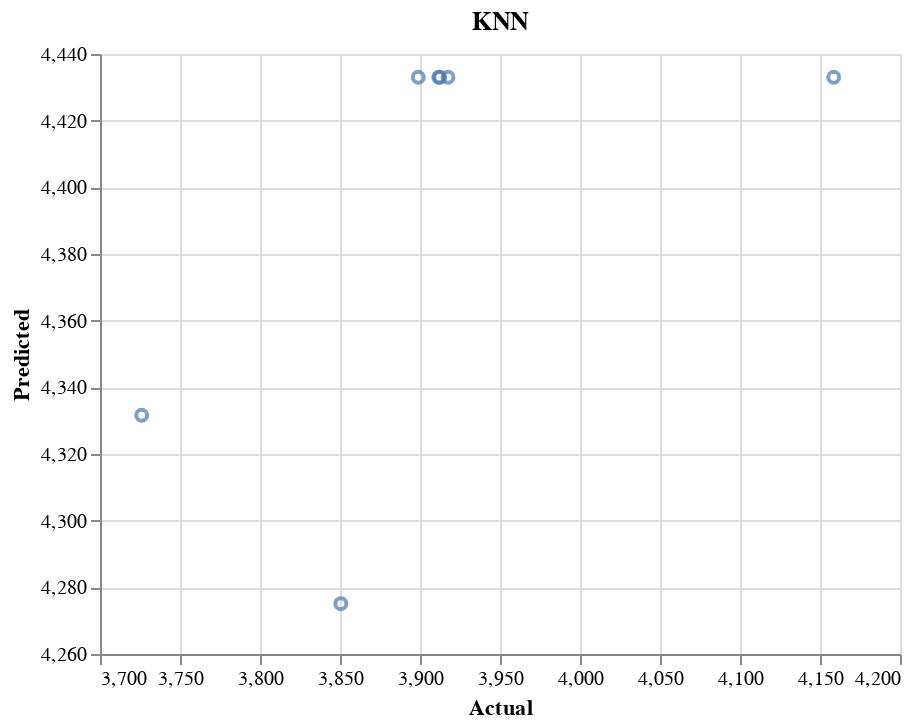

Notebook code for this chart:
### Code cell
alt.Chart(pd.DataFrame({'Actual': Y_test, 'KNN': KNN.predict(X_test)})).mark_point().encode(
    alt.X('Actual', scale=alt.Scale(zero=False), title='Actual'),
    alt.Y('KNN', scale=alt.Scale(zero=False), title='Predicted')
).properties(title = 'KNN')

### Figure 1 — Vega-Lite specification as saved in the notebook (floating-point values rounded to 4 significant figures)
{"config": {"view": {"continuousWidth": 400, "continuousHeight": 300}}, "data": {"name": "data-e6010216742afbae0dbba02aff957273"}, "mark": "point", "encoding": {"x": {"field": "Actual", "scale": {"zero": false}, "title": "Actual", "type": "quantitative"}, "y": {"field": "KNN", "scale": {"zero": false}, "title": "Predicted", "type": "quantitative"}}, "title": "KNN", "$schema": "https://vega.github.io/schema/vega-lite/v4.17.0.json", "datasets": {"data-e6010216742afbae0dbba02aff957273": [{"Actual": 3899.0, "KNN": 4433.0}, {"Actual": 3912.0, "KNN": 4433.0}, {"Actual": 4159.0, "KNN": 4433.0}, {"Actual": 3851.0, "KNN": 4275.0}, {"Actual": 3726.0, "KNN": 4332.0}, {"Actual": 3917.0, "KNN": 4433.0}, {"Actual": 3912.0, "KNN": 4433.0}]}}
